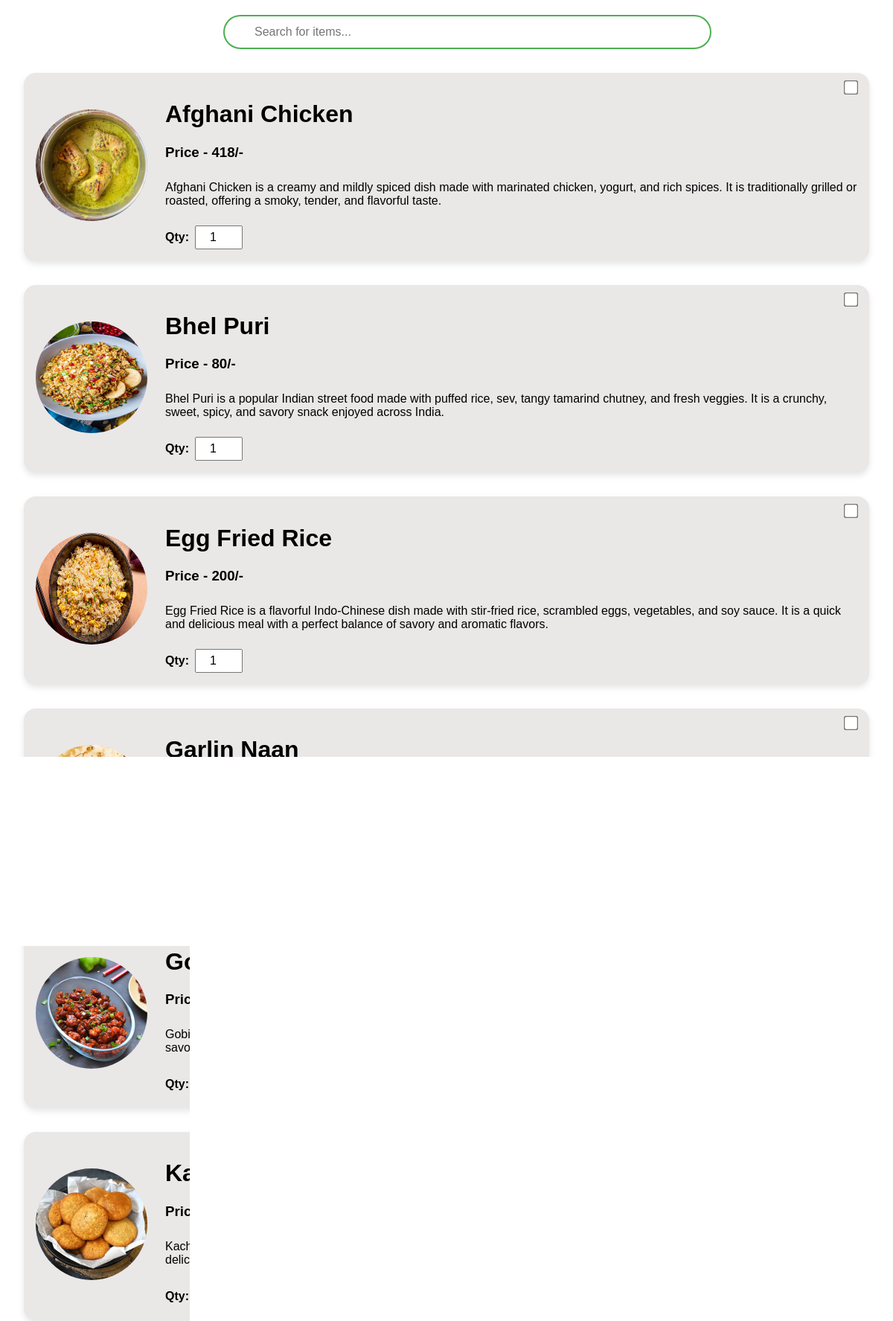
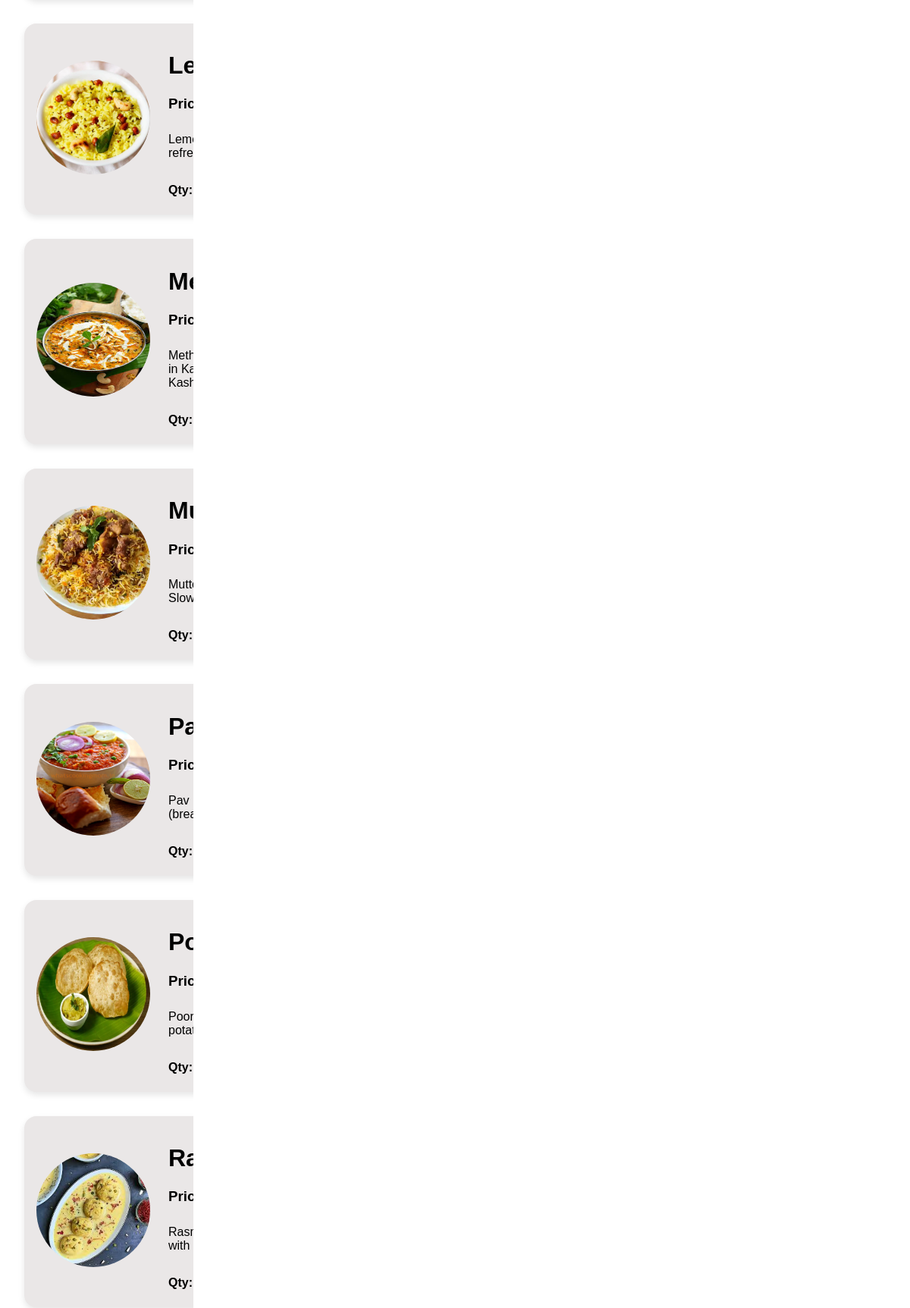
The page /menu/ (signed in, upper part) on the database its author committed (2 pictures, top to bottom).
### Foodproject/models.py (models this page shows, shortened)
class menuitem(models.Model):
    name=models.CharField(max_length=100)
    description=models.TextField()
    image=models.ImageField(upload_to='media')
    price=models.IntegerField(default=100)

### Foodproject/views.py (the view)
# urls.py: path('menu/', login_required(menu, login_url='login_view'), name='menu'),
def menu(request):
    query = request.GET.get('search', '')
    if query:
        menu_items = menuitem.objects.filter(name__icontains=query).order_by('name')
    else:
        menu_items = menuitem.objects.all().order_by('name')
    return render(request, 'menu.html', {'data': menu_items, 'query': query})

### Foodproject/templates/menu.html (shortened to what this page needs)
<!DOCTYPE html>
<html lang="en">
<head>
</head>
<body>
    <div class="search-container">
        <form method="GET" action="" class="search-wrapper">
            <input type="text" name="search" class="search-box"
                   placeholder="Search for items..." value="{{ query }}">
        </form>
    </div>
    <form method="POST" action="{% url 'confirm' %}">
        {% for i in data %}
        <div class="container">
            <input type="checkbox" class="checkbox" value="{{ i.id }}" name="selected_items">
            <div class="image">
                <img class="imagebox" src="{{ i.image.url }}" alt="{{ i.name }}" height="150px" width="150px">
            </div>
            <div class="box">
                <h1 id="name">{{ i.name }}</h1>
                <h3>Price - {{ i.price }}/-</h3>
                <p id='desc'>{{ i.description }}</p>
                <div class="quantity-box">
                    <label for="quantity_{{ i.id }}">Qty:</label>
                    <input type="number" name="quantity_{{ i.id }}" id="quantity_{{ i.id }}" min="1" value="1">
                </div>
            </div>
        </div>
        {% endfor %}
    </form>
</body>
</html>

### Foodproject/templates/menu.html (style rules this page uses)
body { font-family: 'Poppins', sans-serif; background: url('https://images.piclumen.com/community/20250213/13/de34ed1c-d03c-4329-8c1e-b2e6e0c8651a.webp') no-repeat center center/cover; background-attachment: fixed; color: black; margin: 0; padding: 0; }
.container { box-shadow: 0px 4px 8px rgba(0, 0, 0, 0.1); display: flex; align-items: center; justify-content: flex-start; position: relative; margin: 2rem; background-color: rgb(234, 231, 231); border-radius: 1rem; padding: 1rem; gap: 1.5rem; }
.imagebox { border-radius: 100%; }
#desc { padding: 0.5rem 0; }
.checkbox { position: absolute; top: 10px; right: 15px; transform: scale(1.5); cursor: pointer; }
.box { flex: 1; }
.quantity-box { display: flex; align-items: center; gap: 0.5rem; margin-top: 10px; }
.quantity-box label { font-weight: bold; }
.quantity-box input { width: 50px; padding: 5px; font-size: 16px; text-align: center; }
.search-container { display: flex; justify-content: center; margin-top: 20px; margin-bottom: 0; }
.search-wrapper { position: relative; width: 50%; max-width: 600px; }
.search-box { width: 100%; padding: 12px 12px 12px 40px; font-size: 16px; border: 2px solid #4CAF50; border-radius: 25px; outline: none; }

### rows shown on the page
menuitem: image (picture), name "Afghani Chicken", price "418", description "Afghani Chicken is a creamy and mildly spiced dish made with marinated chicken, yogurt, and rich spices. It is traditionally grilled or roasted, offering a smoky, tender, and flavorful taste."
menuitem: image (picture), name "Bhel Puri", price "80", description "Bhel Puri is a popular Indian street food made with puffed rice, sev, tangy tamarind chutney, and fresh veggies. It is a crunchy, sweet, spicy, and savory snack enjoyed across India."
menuitem: image (picture), name "Egg Fried Rice", price "200", description "Egg Fried Rice is a flavorful Indo-Chinese dish made with stir-fried rice, scrambled eggs, vegetables, and soy sauce. It is a quick and delicious meal with a perfect balance of savory and aromatic flavors."
menuitem: image (picture), name "Garlin Naan"
menuitem: image (picture), name "Gobi Manchuria", description "Gobi Manchurian is a crispy and flavorful Indo-Chinese dish made with battered and fried cauliflower tossed in a spicy, tangy, and savory sauce. It’s a perfect appetizer or side dish with bold flavors and a crunchy texture!"
menuitem: image (picture), name "Kachori", description "Kachori is a crispy, deep-fried Indian snack filled with a spicy lentil or potato mixture usually had for snacks. Golden and flaky, it's a delicious tea-time treat enjoyed with chutneys!"
menuitem: image (picture), name "Lemon Rice", description "Lemon Rice is a tangy and aromatic South Indian dish made with zesty lemon juice, tempered spices, and fluffy rice. Light, refreshing, and perfect for a quick meal or side dish!"
menuitem: image (picture), name "Methi Chaman", description "Methi Chaman is a delicious gravy based dish from the Kashmiri pandit cuisine. Methi is fenugreek leaves and Chaman is paneer in Kashmiri language. The making of this iconic dish can be compared to the making of Palak Paneer. In fact, the first look at this Kashmiri style green curry, and there are chances you will confuse it with the North Indian style palak paneer.", id "1"
menuitem: image (picture), name "Mutton Biryani", description "Mutton Biryani is a flavorful and aromatic dish made with tender marinated mutton, fragrant basmati rice, and a blend of rich spices. Slow-cooked to perfection, it is a royal delicacy enjoyed across India."
menuitem: image (picture), name "Pav Bhaji", description "Pav Bhaji is a spicy, buttery, and flavorful Indian street food dish made with a mashed vegetable curry served with soft, toasted pav (bread rolls). It's a delicious, comforting treat loaded with rich spices and topped with butter, onions, and lemon!"
menuitem: image (picture), name "Poori", description "Poori is a deep-fried Indian bread made from whole wheat flour, known for its crispy and fluffy texture. It pairs well with curries like potato masala or chana and is a popular breakfast or festive dish."
menuitem: image (picture), name "Rasmalai", description "Rasmalai is a rich and creamy Indian dessert made of soft paneer dumplings soaked in sweet, saffron-infused milk. It is garnished with cardamom, nuts, and sometimes rose water for added flavor."
